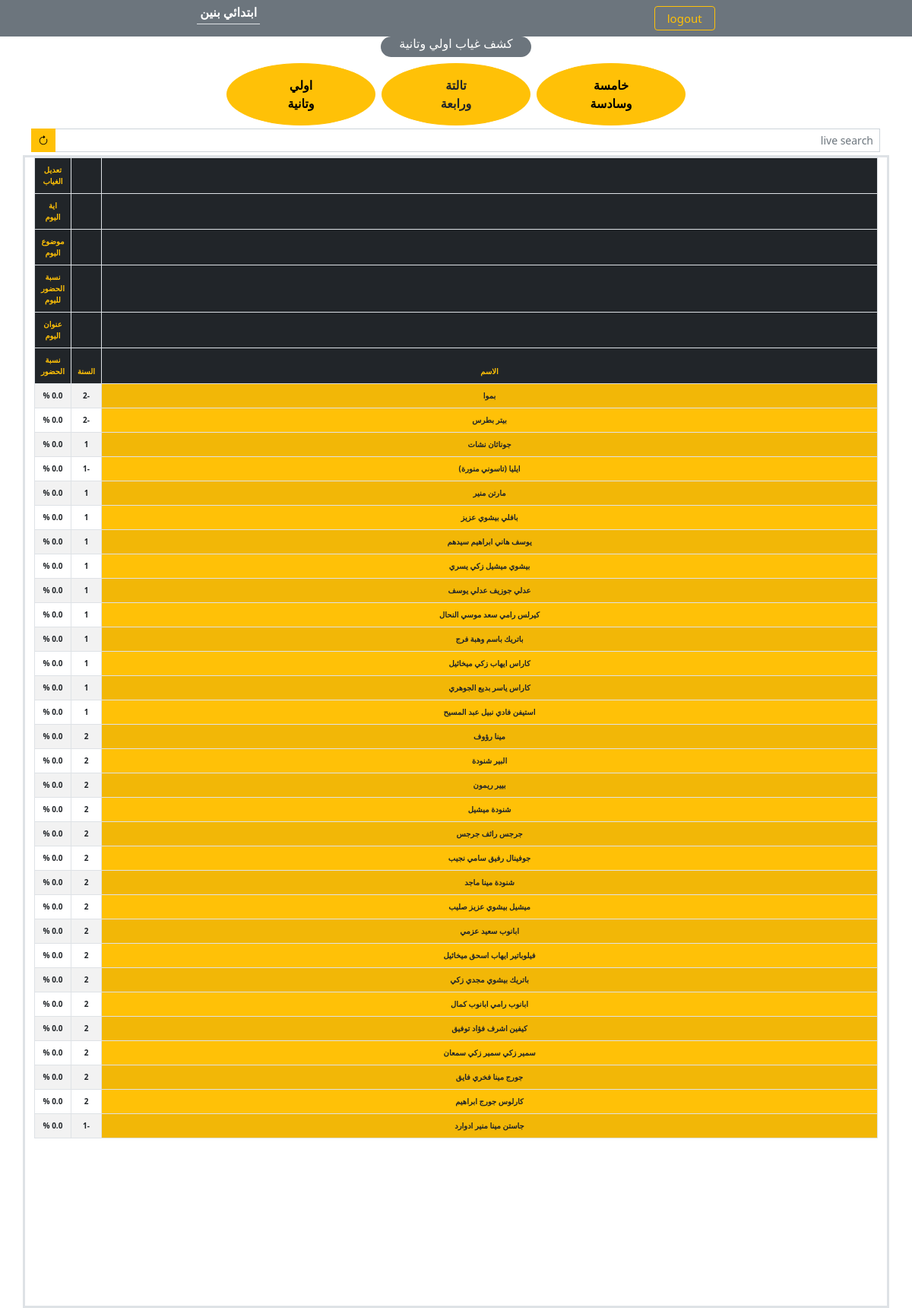
The app's page /project2/ebtda2y/attendance/ (signed in) with its own data.
### project2/models.py (models this page shows, shortened)
class Student(models.Model):
    CONFESSION_FATHER_CHOICES = (
        ('لا يوجد', 'لا يوجد'),
        ('ابونا تاردس', 'ابونا تادرس'),
        ('ابونا سيرافيم', 'ابونا سيرافيم'),
        ('ابونا تيمثاوس', 'ابونا تيمثاوس'),
        ('اب كاهن اخر', 'اب كاهن اخر'),
    )
    ACADEMIC_YEAR_CHOICES = (
        (-2, '-2'),
        (-1, '-1'),
        (1, '1'),
        (2, '2'),
        (3, '3'),
        (4, '4'),
        (5, '5'),
        (6, '6'),
    )
    SCHOOL_CHOICES = (
        ("الاسقفية","الاسقفية"),
        ("الاقباط الابتدائية","الاقباط الابتدائية"),
        ("التحرير","التحرير"),
        ("هابي سكول","هابي سكول"),
        ("برهيم التجريبية","برهيم التجريبية"),
        ("سدود التجريبية","سدود التجريبية"),
        ("الشيخ زويل","الشيخ زويل"),
        ("اخري","اخري"),
    )
    name = models.CharField(max_length=100)
    gender = models.CharField(max_length=6, choices=GENDER_CHOICES, default="male")
    academic_year = models.IntegerField(choices=ACADEMIC_YEAR_CHOICES)
    phone_number = models.CharField(max_length=11, blank=True)
    phone_number2 = models.CharField(max_length=11, blank=True)
    facebook_profile = models.CharField(max_length=255,blank=True)
    date_of_birth = models.DateField(default = date(2000, 1, 1), blank=True)
    school_name = models.CharField(max_length=255, choices=SCHOOL_CHOICES,blank=True)
    confession_father = models.CharField(max_length=15, choices=CONFESSION_FATHER_CHOICES, default="لا يوجد", blank=True)
    hobbies = models.CharField(max_length=255,blank=True)
    health_problems = models.CharField(max_length=255,default="لا يوجد", blank=True)
    home_town = models.CharField(max_length=255,default="منوف", blank=True)
    home_region = models.CharField(max_length=255,blank=True)
    home_address = models.CharField(max_length=255,blank=True)
    how_to_church = models.CharField(max_length=255,blank=True)
    registered_in_church_list = models.BooleanField(default=False)
    absences = models.IntegerField(default=0, blank=True, null=True)
    attendance_rate = models.FloatField(default=0.0, blank=True, null=True)
    responsible_servant = models.CharField(max_length=100, blank=True)
    brothers = models.ManyToManyField('self', symmetrical=True, blank=True, default=list)
    notes = models.TextField(blank=True, default='')
    father_name = models.CharField(max_length=100,blank=True)
    father_phone_number1 = models.CharField(max_length=11, blank=True)
    father_phone_number2 = models.CharField(max_length=11, blank=True)
    father_facebook_profile = models.CharField(max_length=255,blank=True)
    father_job = models.CharField(max_length=100, blank=True)
    father_alive = models.BooleanField(default=True)
    father_notes = models.TextField(blank=True)
    mother_name = models.CharField(max_length=100,blank=True)
    mother_phone_number1 = models.CharField(max_length=11, blank=True)
    mother_phone_number2 = models.CharField(max_length=11, blank=True)
    mother_facebook_profile = models.CharField(max_length=255,blank=True)
    mother_job = models.CharField(max_length=100, blank=True)
    mother_alive = models.BooleanField(default=True)
    mother_notes = models.TextField(blank=True)
    def save(self, *args, **kwargs):
        student_name_parts = self.name.split()
        if not self.father_name:
            self.father_name = " ".join(student_name_parts[1:])
        if not self.mother_name:
            self.mother_name = f"ام {self.name}"
        super().save(*args, **kwargs)  # Save the initial instance

### project2/views.py (the view, shortened to what this page needs)
# urls.py: path('ebtda2y/attendance/', views.attendance_general, name="attendance_general"),
@specific_username_required
def attendance_general(request):
    objects = AttendanceRecord.objects.all()
    for object in objects:
        object.save()
    calculate_absences()
    dates = AttendanceRecord.objects.filter(academic_year='12').order_by('date')
    students = Student.objects.filter(academic_year__range=(-2, 2))
    attendance_data = []
    for student in students:
        counter=0
        student_data = {
            'name': student.name,
            'academic_year': student.academic_year,
            'absences': student.absences,
            'attendance_rate': student.attendance_rate,
            'attendance_status': []
        }
        attendance_data.append(student_data)
    context = {
        'dates': dates,
        'attendance_data': attendance_data,
    }
    return render(request, 'project2/attendance_general.html', context)

### project2/views.py (called while the page is built)
def specific_username_required(view_func):
    @wraps(view_func)
    def _wrapped_view(request, *args, **kwargs):
        user = request.user
        if user.username == 'khadem':
            return view_func(request, *args, **kwargs)
        else:
            return HttpResponse("You are not authorized to access this view.")
    return _wrapped_view  # Remove login_required here

### project2/templates/project2/attendance_general.html (shortened to what this page needs)
{% extends 'project2/base.html' %}
{% block content %}
    <div class="container d-flex flex-row justify-content-center">
        <h4 class="text-center bg-secondary text-white d-inline-block px-4 pb-2 fs-6 rounded-pill text-truncate"> كشف غياب اولي وتانية  </h4>
    </div>
    <div class="container-fluid d-flex align-items-center justify-content-center mb-1 ">
        <a href="{% url 'project2:attendance_specific' class_number='12' %}" class=" col-lg-2 col-md-2 col-sm-3 btn btn-warning rounded-circle mx-1 py-3  fw-bolder">  اولي <br> وتانية  </a>
        <a href="{% url 'project2:attendance_specific' class_number='34' %}" class=" col-lg-2 col-md-2 col-sm-3 btn btn-warning text-dark rounded-circle mx-1 py-3  fw-bolder">  تالتة <br> ورابعة  </a>
        <a href="{% url 'project2:attendance_specific' class_number='56' %}" class=" col-lg-2 col-md-2 col-sm-3 btn btn-warning rounded-circle mx-1 py-3  fw-bolder">  خامسة <br> وسادسة  </a>
    </div>
    <div class=" container d-flex flex-row justify-content-around text-center my-1" dir="rtl">
        <div class="input-group input-group-sm col-3">
            <input class="form-control " type="search" id="search" placeholder="live search " aria-label="Search">
            <a href="{% url 'project2:attendance_general' %}" class="btn btn-warning btn-sm"><i class="bi bi-arrow-clockwise"></i> </a>
        </div>
    </div>
    <div class="container border border-3 vh-100 vw-100 overflow-auto">
        <div class="row justify-content-center">
            <div class="col-md-12">
                <div class="table-responsive">
                    <table class="table table-bordered table-striped text-center fw-bolder overflow-auto " dir="rtl" id="table_id">
                        <thead class="bg-dark text-center text-warning">
                            <tr class=" text-center " style=" font-size: 10px; " >
                                <th>  </th>
                                <th>  </th>
                                <th>  تعديل الغياب  </th>
                            </tr>
                            <tr style=" font-size: 10px; " >
                                <th>  </th>
                                <th>  </th>
                                <th> اية اليوم</th>
                            </tr>
                            <tr style=" font-size: 10px; " >
                                <th>  </th>
                                <th>  </th>
                                <th> موضوع اليوم</th>
                            </tr>
                            <tr style=" font-size: 10px; " >
                                <th>  </th>
                                <th>  </th>
                                <th>  نسبة الحضور لليوم </th>
                            </tr>
                            <tr style=" font-size: 10px; " >
                                <th>  </th>
                                <th>  </th>
                                <th> عنوان اليوم </th>
                            </tr>
                            <tr style=" font-size: 10px; " >
                                <th style="position: sticky; right: 0; z-index: 1;"> الاسم </th>
                                <th style="width: 1px; font-size: 10px;  "> السنة</th>
                                <th style="width: 1px; font-size: 10px;  "> نسبة الحضور </th>
                            </tr>
                        </thead>
                        <tbody>
                            {% for student_data in attendance_data %}
                                <tr style="font-size: 10px;">
                                    <td class="bg-warning text-dark sticky-column" style="position: sticky; right: 0; z-index: 1;">{{ student_data.name}}</td>
                                    <td class="" >{{ student_data.academic_year }}</td>
                                    <td class="" >{{ student_data.attendance_rate }} %</td>
                                </tr>
                            {% endfor %}
                        </tbody>
                    </table>
                </div>
            </div>
        </div>
    </div>
{% endblock %}

### records on screen
Student: name "بموا", attendance_rate "0.0"
Student: name "بيتر بطرس", attendance_rate "0.0"
Student: name "جوناثان نشات", attendance_rate "0.0"
Student: name "ايليا (تاسوني منورة)", attendance_rate "0.0"
Student: name "مارتن منير", attendance_rate "0.0"
Student: name "بافلي بيشوي عزيز", attendance_rate "0.0"
Student: name "يوسف هاني ابراهيم سيدهم", attendance_rate "0.0"
Student: name "بيشوي ميشيل زكي يسري", attendance_rate "0.0"
Student: name "عدلي جوزيف عدلي يوسف", attendance_rate "0.0"
Student: name "كيرلس رامي سعد موسي النحال", attendance_rate "0.0"
Student: name "باتريك باسم وهبة فرج", attendance_rate "0.0"
Student: name "كاراس ايهاب زكي ميخائيل", attendance_rate "0.0"
Student: name "كاراس ياسر بديع الجوهري", attendance_rate "0.0"
Student: name "استيفن فادي نبيل عبد المسيح", attendance_rate "0.0"
Student: name "مينا رؤوف", attendance_rate "0.0"
Student: name "البير شنودة", attendance_rate "0.0"
Student: name "بيير ريمون", attendance_rate "0.0"
Student: name "شنودة ميشيل", attendance_rate "0.0"
Student: name "جرجس رائف جرجس", attendance_rate "0.0"
Student: name "جوفينال رفيق سامي نجيب", attendance_rate "0.0"
Student: name "شنودة مينا ماجد", attendance_rate "0.0"
Student: name "ميشيل بيشوي عزيز صليب", attendance_rate "0.0"
Student: name "ابانوب سعيد عزمي", attendance_rate "0.0"
Student: name "فيلوباتير ايهاب اسحق ميخائيل", attendance_rate "0.0"
Student: name "باتريك بيشوي مجدي زكي", attendance_rate "0.0"
Student: name "ابانوب رامي ابانوب كمال", attendance_rate "0.0"
Student: name "كيفين اشرف فؤاد توفيق", attendance_rate "0.0"
Student: name "سمير زكي سمير زكي سمعان", attendance_rate "0.0"
Student: name "جورج مينا فخري فايق", attendance_rate "0.0"
Student: name "كارلوس جورج ابراهيم", attendance_rate "0.0"
Student: name "جاستن مينا منير ادوارد", attendance_rate "0.0"

### other values on screen
{{ student_data.academic_year }} "-2" "-2" "1" "-1" "1" "1" "1" "1" "1" "1" "1" "1" "1" "1" "2" "2" "2" "2" "2" "2" "2" "2" "2" "2" "2" "2" "2" "2" "2" "2" "-1"
